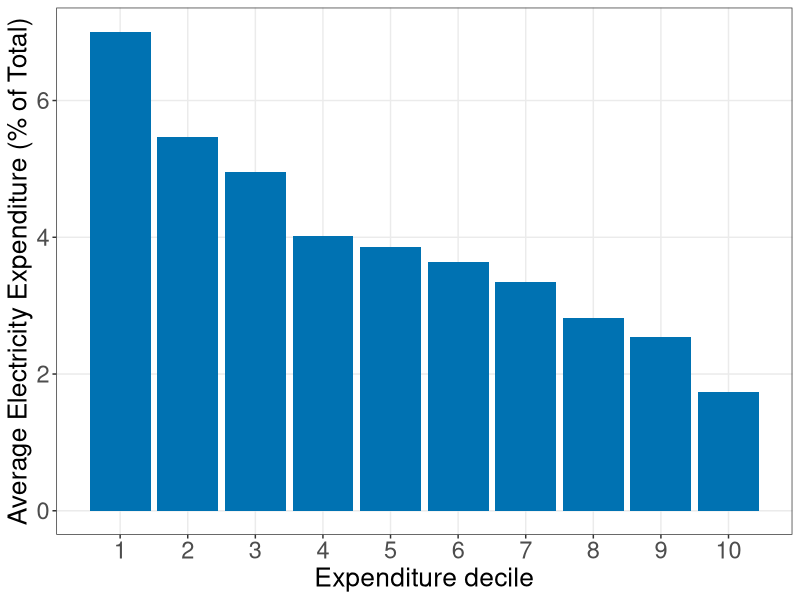
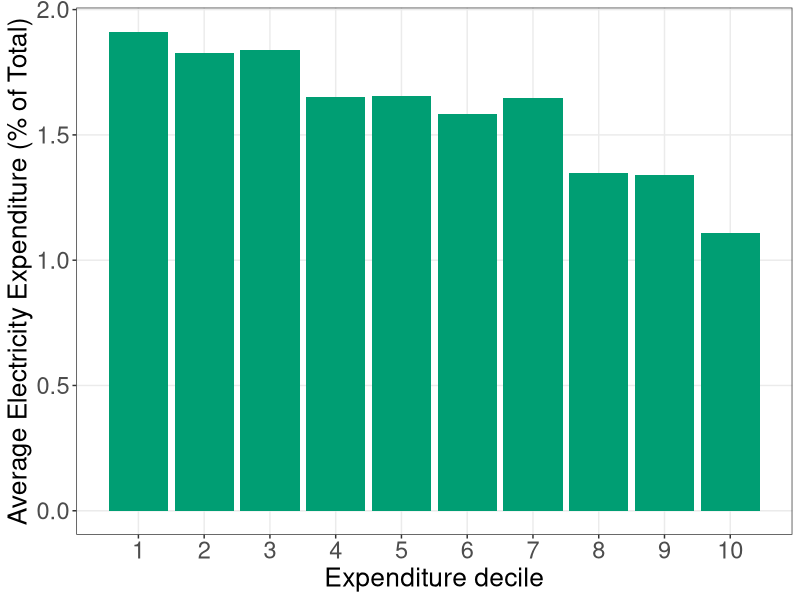
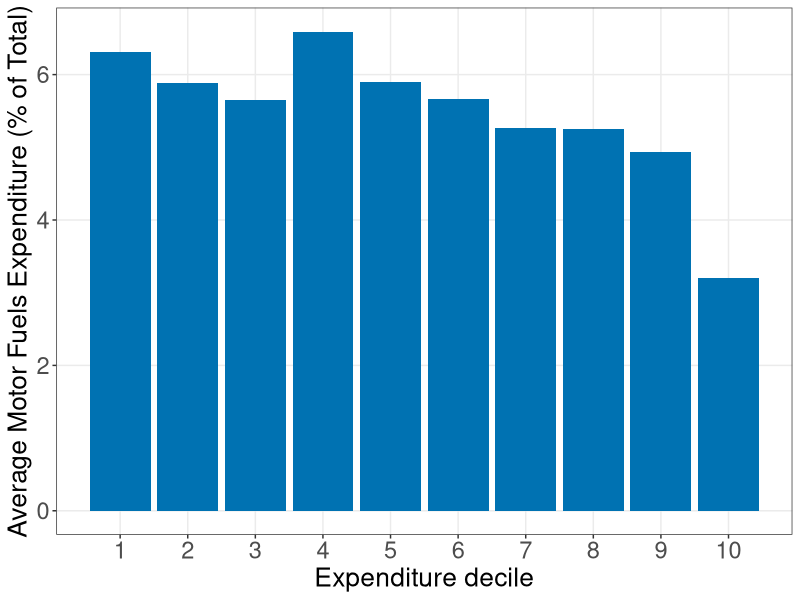
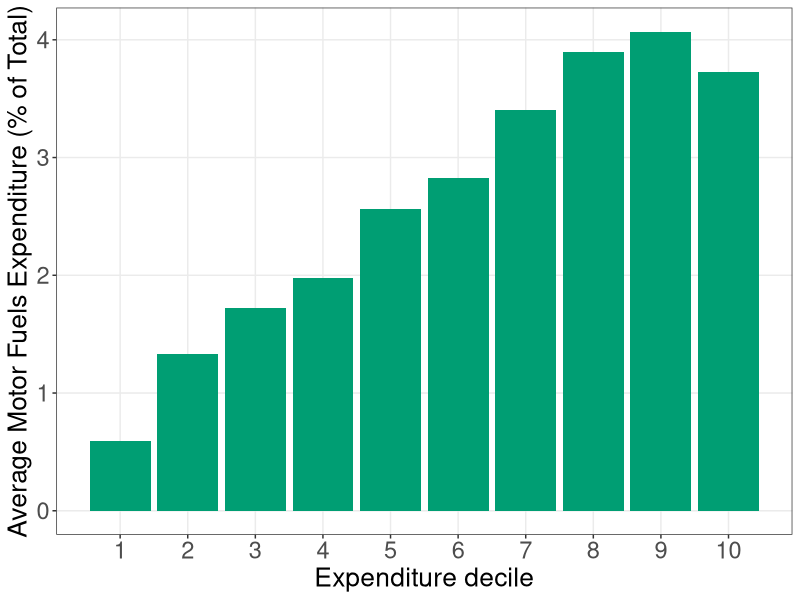

The R source for these figures, in order:
#Graph Designer: Bridget Diana + Scott Cohn + Simon Halliday
#Authors: Bowles and Halliday
#Title: Coordination, Conflict and Competition: A Text in Microeconomics

require(shape)
library(tidyverse)
library(lubridate)
# ----
#Set parameters for graphics
axislabelsize <- 1.8
labelsize <- 1.5
namesize <- 1.8
annotatesize <- 1.5
graphlinewidth <- 2
segmentlinewidth <- 1.5

COL <- c("#7fc97f", "#beaed4", "#fdc086", "#ffff99", "#386cb0", "#f0027f", "#bf5b17", "#666666")
COLA <- c("#e0f3db", "#99d8c9","#66c2a4","#41ae76", "#238b45", "#005824")
COLB <- c("#c6dbef", "#4eb3d3", "#2b8cbe", "#0868ac","#084081")
COLC <- c("#fcfbfd", "#efedf5", "#dadaeb", "#bcbddc", "#9e9ac8", "#807dba", "#6a51a3", "#54278f", "#3f007d")
grays <- gray.colors(25, start = 1, end = 0)
CBCols <- c("#009E73","#0072B2","#E69F00","#CC79A7", "#F0E442")


# Import Data -------------------------------------------------------------

library(haven)
US_Mexico_data <- read_dta("indmarketdemand/US_Mexico_cleaned_data.dta")


# Graphs ------------------------------------------------------------------

US_elec <- ggplot(data = subset(US_Mexico_data, Country == "USA"), mapping = aes(x = exp_decile, y = E_share)) +  
  labs(x = "Expenditure decile", y = "Average Electricity Expenditure (% of Total)") + 
  scale_x_continuous(breaks = seq(0, 10, 1)) + 
  geom_bar(stat = "identity", fill = CBCols[2]) +
  #ylim(0, 7) +
  theme_bw() +
  theme(text = element_text(size = 19),
        axis.text = element_text(size = 17),
        panel.grid.minor = element_blank())

ggsave("indmarketdemand/US_electricity.pdf", US_elec, width = 7, height = 7)

Mex_elec <- ggplot(data = subset(US_Mexico_data, Country == "Mexico"), mapping = aes(x = exp_decile, y = E_share)) + 
  labs(x = "Expenditure decile", y = "Average Electricity Expenditure (% of Total)") + 
  scale_x_continuous(breaks = seq(0, 10, 1)) + 
  geom_bar(stat = "identity", fill = CBCols[1]) +
  #ylim(0, 7) +
  theme_bw() +
  theme(text = element_text(size = 19),
        axis.text = element_text(size = 17),
        panel.grid.minor = element_blank())

ggsave("indmarketdemand/Mexico_electricity.pdf", Mex_elec, width = 7, height = 7)

US_gas <- ggplot(data = subset(US_Mexico_data, Country == "USA"), mapping = aes(x = exp_decile, y = G_share)) + 
  labs(x = "Expenditure decile", y = "Average Motor Fuels Expenditure (% of Total)") + 
  scale_x_continuous(breaks = seq(0, 10, 1)) + 
  geom_bar(stat = "identity", fill = CBCols[2]) +
  #ylim(0, 7) +
  theme_bw() +
  theme(text = element_text(size = 19),
        axis.text = element_text(size = 17),
        panel.grid.minor = element_blank())

ggsave("indmarketdemand/US_gasoline.pdf", US_gas, width = 7, height = 7)

Mex_gas <- ggplot(data = subset(US_Mexico_data, Country == "Mexico"), mapping = aes(x = exp_decile, y = G_share)) + 
  labs(x = "Expenditure decile", y = "Average Motor Fuels Expenditure (% of Total)") + 
  scale_x_continuous(breaks = seq(0, 10, 1)) + 
  geom_bar(stat = "identity", fill = CBCols[1]) +
  #ylim(0, 7) +
  theme_bw() +
  theme(text = element_text(size = 19),
        axis.text = element_text(size = 17),
        panel.grid.minor = element_blank())

ggsave("indmarketdemand/Mexico_gasoline.pdf", Mex_gas, width = 7, height = 7)
